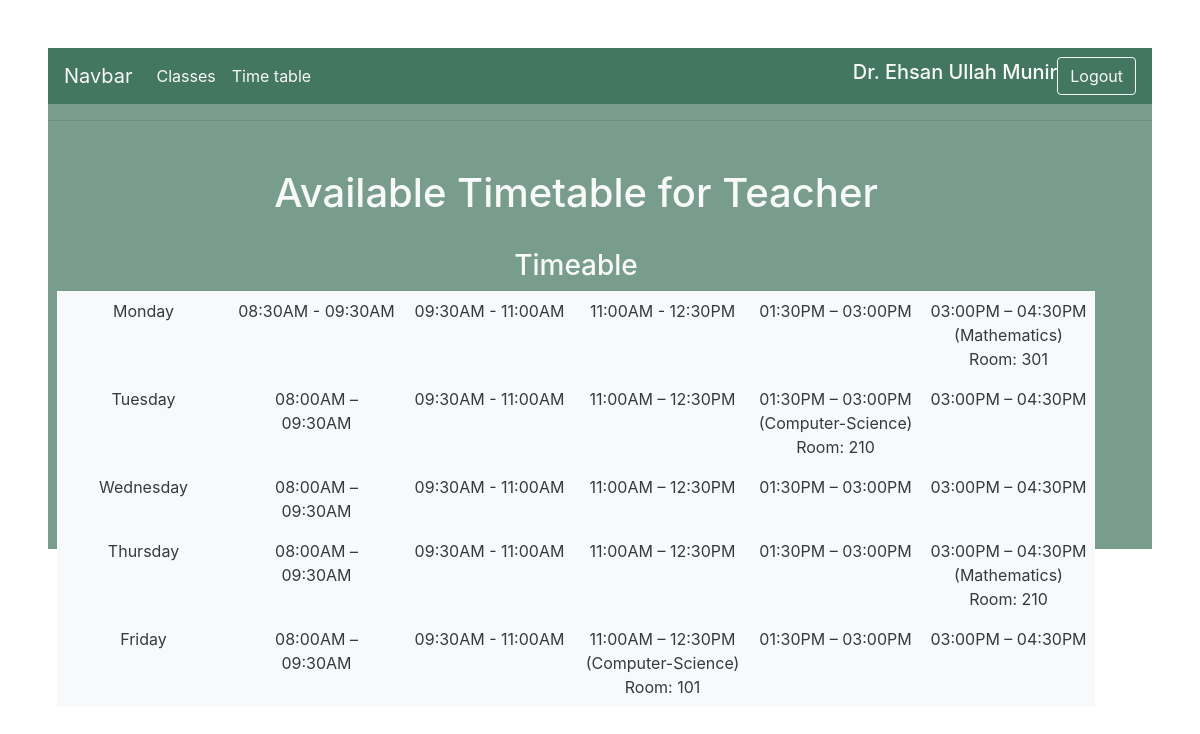
The page /teachertimetable.php (signed in) on the database its author committed.
### tables this page shows
CREATE TABLE `faculty` (
  `id` int(11) NOT NULL,
  `Name` varchar(255) NOT NULL,
  `Department` varchar(255) NOT NULL,
  `Ranked` varchar(255) NOT NULL DEFAULT '0',
  `Designation` varchar(255) NOT NULL,
  `Email` varchar(255) NOT NULL,
  `Password` varchar(255) NOT NULL
);

CREATE TABLE `time` (
  `Tid` int(11) NOT NULL,
  `Uid` int(11) NOT NULL DEFAULT 0,
  `Slot` varchar(255) NOT NULL,
  `Status` varchar(255) NOT NULL DEFAULT '0',
  `Dayname` varchar(255) NOT NULL,
  `course` varchar(255) NOT NULL,
  `room` varchar(255) NOT NULL
);

### teachertimetable.php (the view, shortened to what this page needs)
<?php
  $admin_id=$_SESSION["faculty_id"];
?>
<!DOCTYPE html>
<html lang="en">
<head>
    <link rel="stylesheet" href="https://use.fontawesome.com/releases/v5.7.0/css/all.css">
    <link rel="stylesheet" href="https://stackpath.bootstrapcdn.com/bootstrap/4.3.1/css/bootstrap.min.css">
    <link rel="stylesheet" href="https://cdnjs.cloudflare.com/ajax/libs/font-awesome/4.7.0/css/font-awesome.min.css">
    <link rel="stylesheet" href="https://maxcdn.bootstrapcdn.com/bootstrap/4.3.1/css/bootstrap.min.css">
</head>
<body>
    <div class="main m-5">
        <div class="header text-center">
            <nav class="navbar navbar-expand-lg" style=" background-color: rgba(21, 85, 55, 0.523);">
                <a class="navbar-brand text-light"  href="#">Navbar</a>
                <div class="collapse navbar-collapse" id="navbarSupportedContent">
                  <ul class="navbar-nav mr-auto">
                    <li class="nav-item">
                      <a class="nav-link text-light" href="Classes_preference.php">Classes</a>
                    </li>
                    <li class="nav-item">
                      <a class="nav-link text-light" href="teachertimetable.php">Time table</a>
                    </li>
                  </ul>
                  <form class="form-inline my-2 my-lg-0">
                  <h5 class="text-light">
                    <?php
                      $con=mysqli_connect('localhost','root','','school');
                      $query="SELECT * FROM `faculty` WHERE id = $admin_id";
                      $run=mysqli_query($con,$query);
                      while($data=mysqli_fetch_assoc($run))
                      {
                        echo $data['Name'];
                      }
                    ?>
                  <a href="logout.php" class="btn btn-outline-light my-2 my-sm-0 text-light" type="button">Logout</a>
                  </form>
                </div>
              </nav>
        </div>
        <hr>
        <div class="login mt-5  pt-5ml-5 mr-5 text-center text-light" style="height: 380px">
            <h1>Available Timetable for Teacher</h1>
            <div class="dashboard p-4">
              <h3 class="text-center">Timeable</h3>
              <div class="row">
                    <?php
                    $con=mysqli_connect('localhost','root','','school');
                    $query="SELECT * FROM `time`";
                    $run=mysqli_query($con,$query);
                    $i=1;
                    while($data=mysqli_fetch_assoc($run))
                    {
                      if($i == 1 || $i == 6 || $i == 11 || $i == 16 || $i == 21)
                      {
                        ?>
                          <div class="col-sm-2 p-2 bg-light text-dark">
                            <?php echo $data['Dayname'];  ?>
                          </div>
                          <div class="col-sm-2 p-2 bg-light text-dark">
                            <?php echo $data['Slot']; ?> <br>
                          </div>
                        <?php
                      }
                      else
                      {
                        ?>
                          <div class="col-sm-2 p-2 bg-light text-dark">
                            <?php echo $data['Slot']; ?> <br>
                            <?php
                                  if($data['course'] == 2)
                                  {
                                    print ('(Mathematics)');
                                    echo nl2br("\nRoom: ".$data['room']);
                                  }
                                  else if($data['course'] == 3)
                                  {
                                    print ('(Computer-Science)');
                                    echo nl2br("\nRoom: ".$data['room']);
                                  }
                             ?>
                          </div>
                        <?php
                      }
                      $i++;
                    } ?>
                </div>
            </div>
        </div>
    </div>
</body>
</html>

### teachertimetable.php (style rules this page uses)
body { background-image: url('https://img.freepik.com/free-vector/high-school-concept-illustration_114360-8279.jpg?w=2000'); background-position:center; background-repeat: no-repeat; }
.main { background-color: rgba(21, 85, 55, 0.571); }

### rows shown on the page
faculty: Name "Dr. Ehsan Ullah Munir"
time: Dayname "Monday", Slot "08:30AM - 09:30AM"
time: Slot "09:30AM - 11:00AM"
time: Slot "11:00AM - 12:30PM"
time: Slot "01:30PM – 03:00PM"
time: Slot "03:00PM – 04:30PM", room "Room: 301"
time: Dayname "Tuesday", Slot "08:00AM – 09:30AM"
time: Slot "09:30AM - 11:00AM"
time: Slot "11:00AM – 12:30PM"
time: Slot "01:30PM – 03:00PM", room "Room: 210"
time: Slot "03:00PM – 04:30PM"
time: Dayname "Wednesday", Slot "08:00AM – 09:30AM"
time: Slot "09:30AM - 11:00AM"
time: Slot "11:00AM – 12:30PM"
time: Slot "01:30PM – 03:00PM"
time: Slot "03:00PM – 04:30PM"
time: Dayname "Thursday", Slot "08:00AM – 09:30AM"
time: Slot "09:30AM - 11:00AM"
time: Slot "11:00AM – 12:30PM"
time: Slot "01:30PM – 03:00PM"
time: Slot "03:00PM – 04:30PM", room "Room: 210"
time: Dayname "Friday", Slot "08:00AM – 09:30AM"
time: Slot "09:30AM - 11:00AM"
time: Slot "11:00AM – 12:30PM", room "Room: 101"
time: Slot "01:30PM – 03:00PM"
time: Slot "03:00PM – 04:30PM"
